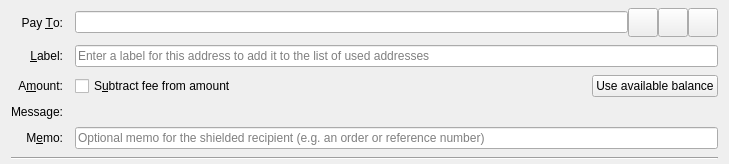
<?xml version="1.0" encoding="UTF-8"?>
<ui version="4.0">
 <class>SendCoinsEntry</class>
 <widget class="QWidget" name="SendCoinsEntry">
  <property name="geometry">
   <rect>
    <x>0</x>
    <y>0</y>
    <width>729</width>
    <height>150</height>
   </rect>
  </property>
  <property name="focusPolicy">
   <enum>Qt::TabFocus</enum>
  </property>
  <property name="autoFillBackground">
   <bool>false</bool>
  </property>
  <layout class="QGridLayout" name="gridLayout">
  <property name="topMargin">
    <number>8</number>
  </property>
  <property name="bottomMargin">
    <number>4</number>
  </property>
  <property name="horizontalSpacing">
    <number>12</number>
  </property>
  <property name="verticalSpacing">
    <number>8</number>
  </property>
  <item row="0" column="0">
    <widget class="QLabel" name="payToLabel">
    <property name="text">
      <string>Pay &amp;To:</string>
    </property>
    <property name="alignment">
      <set>Qt::AlignRight|Qt::AlignTrailing|Qt::AlignVCenter</set>
    </property>
    <property name="buddy">
      <cstring>payTo</cstring>
    </property>
    </widget>
  </item>
  <item row="0" column="1">
    <layout class="QHBoxLayout" name="payToLayout">
    <property name="spacing">
      <number>0</number>
    </property>
    <item>
      <widget class="QValidatedLineEdit" name="payTo">
      <property name="toolTip">
        <string>The Kerrigan address to send the payment to</string>
      </property>
      </widget>
    </item>
    <item>
      <widget class="QToolButton" name="addressBookButton">
      <property name="toolTip">
        <string>Choose previously used address</string>
      </property>
      <property name="text">
        <string/>
      </property>
      <property name="iconSize">
        <size>
        <width>22</width>
        <height>22</height>
        </size>
      </property>
      <property name="shortcut">
        <string>Alt+A</string>
      </property>
      </widget>
    </item>
    <item>
      <widget class="QToolButton" name="pasteButton">
      <property name="toolTip">
        <string>Paste address from clipboard</string>
      </property>
      <property name="text">
        <string/>
      </property>
      <property name="iconSize">
        <size>
        <width>22</width>
        <height>22</height>
        </size>
      </property>
      <property name="shortcut">
        <string>Alt+P</string>
      </property>
      </widget>
    </item>
    <item>
      <widget class="QToolButton" name="deleteButton">
      <property name="toolTip">
        <string>Remove this entry</string>
      </property>
      <property name="text">
        <string/>
      </property>
      <property name="iconSize">
        <size>
        <width>22</width>
        <height>22</height>
        </size>
      </property>
      </widget>
    </item>
    </layout>
  </item>
  <item row="1" column="0">
    <widget class="QLabel" name="labellLabel">
    <property name="text">
      <string>&amp;Label:</string>
    </property>
    <property name="alignment">
      <set>Qt::AlignRight|Qt::AlignTrailing|Qt::AlignVCenter</set>
    </property>
    <property name="buddy">
      <cstring>addAsLabel</cstring>
    </property>
    </widget>
  </item>
  <item row="1" column="1">
    <widget class="QLineEdit" name="addAsLabel">
    <property name="toolTip">
      <string>Enter a label for this address to add it to the list of used addresses</string>
    </property>
    <property name="placeholderText">
      <string>Enter a label for this address to add it to the list of used addresses</string>
    </property>
    </widget>
  </item>
  <item row="2" column="0">
    <widget class="QLabel" name="amountLabel">
    <property name="text">
      <string>A&amp;mount:</string>
    </property>
    <property name="alignment">
      <set>Qt::AlignRight|Qt::AlignTrailing|Qt::AlignVCenter</set>
    </property>
    <property name="buddy">
      <cstring>payAmount</cstring>
    </property>
    </widget>
  </item>
  <item row="2" column="1">
    <layout class="QHBoxLayout" name="horizontalLayoutAmount" stretch="0,1,0">
    <item>
      <widget class="BitcoinAmountField" name="payAmount" native="true">
        <property name="toolTip">
        <string>The amount to send in the selected unit</string>
        </property>
      </widget>
    </item>
    <item>
      <widget class="QCheckBox" name="checkboxSubtractFeeFromAmount">
      <property name="toolTip">
        <string>The fee will be deducted from the amount being sent. The recipient will receive a lower amount of KRGN than you enter in the amount field. If multiple recipients are selected, the fee is split equally.</string>
      </property>
      <property name="text">
        <string>S&amp;ubtract fee from amount</string>
      </property>
      </widget>
    </item>
    <item>
      <widget class="QPushButton" name="useAvailableBalanceButton">
      <property name="text">
        <string>Use available balance</string>
      </property>
      </widget>
    </item>
    </layout>
  </item>
  <item row="3" column="0">
    <widget class="QLabel" name="messageLabel">
    <property name="text">
      <string>Message:</string>
    </property>
    <property name="alignment">
      <set>Qt::AlignRight|Qt::AlignTrailing|Qt::AlignVCenter</set>
    </property>
    </widget>
  </item>
  <item row="3" column="1">
    <widget class="QLabel" name="messageTextLabel">
    <property name="toolTip">
      <string>A message that was attached to the kerrigan: URI which will be stored with the transaction for your reference. Note: This message will not be sent over the Kerrigan network.</string>
    </property>
    <property name="textFormat">
      <enum>Qt::PlainText</enum>
    </property>
    </widget>
  </item>
  <item row="4" column="0">
    <widget class="QLabel" name="memoLabel">
    <property name="text">
      <string>M&amp;emo:</string>
    </property>
    <property name="alignment">
      <set>Qt::AlignRight|Qt::AlignTrailing|Qt::AlignVCenter</set>
    </property>
    <property name="buddy">
      <cstring>memoEdit</cstring>
    </property>
    </widget>
  </item>
  <item row="4" column="1">
    <widget class="QValidatedLineEdit" name="memoEdit">
    <property name="toolTip">
      <string>Optional text sent encrypted with the payment to a shielded address (at most 512 bytes). Only the recipient can read it.</string>
    </property>
    <property name="placeholderText">
      <string>Optional memo for the shielded recipient (e.g. an order or reference number)</string>
    </property>
    </widget>
  </item>
  <item row="5" column="0" colspan="2">
    <widget class="Line" name="line">
    <property name="orientation">
      <enum>Qt::Horizontal</enum>
    </property>
    </widget>
  </item>
  </layout>
 </widget>
 <customwidgets>
  <customwidget>
   <class>QValidatedLineEdit</class>
   <extends>QLineEdit</extends>
   <header>qt/qvalidatedlineedit.h</header>
  </customwidget>
  <customwidget>
   <class>BitcoinAmountField</class>
   <extends>QWidget</extends>
   <header>qt/bitcoinamountfield.h</header>
   <container>1</container>
  </customwidget>
 </customwidgets>
 <tabstops>
  <tabstop>payTo</tabstop>
  <tabstop>addressBookButton</tabstop>
  <tabstop>pasteButton</tabstop>
  <tabstop>deleteButton</tabstop>
  <tabstop>addAsLabel</tabstop>
  <tabstop>payAmount</tabstop>
  <tabstop>memoEdit</tabstop>
 </tabstops>
 <resources>
  <include location="../kerrigan.qrc"/>
 </resources>
 <connections/>
</ui>
